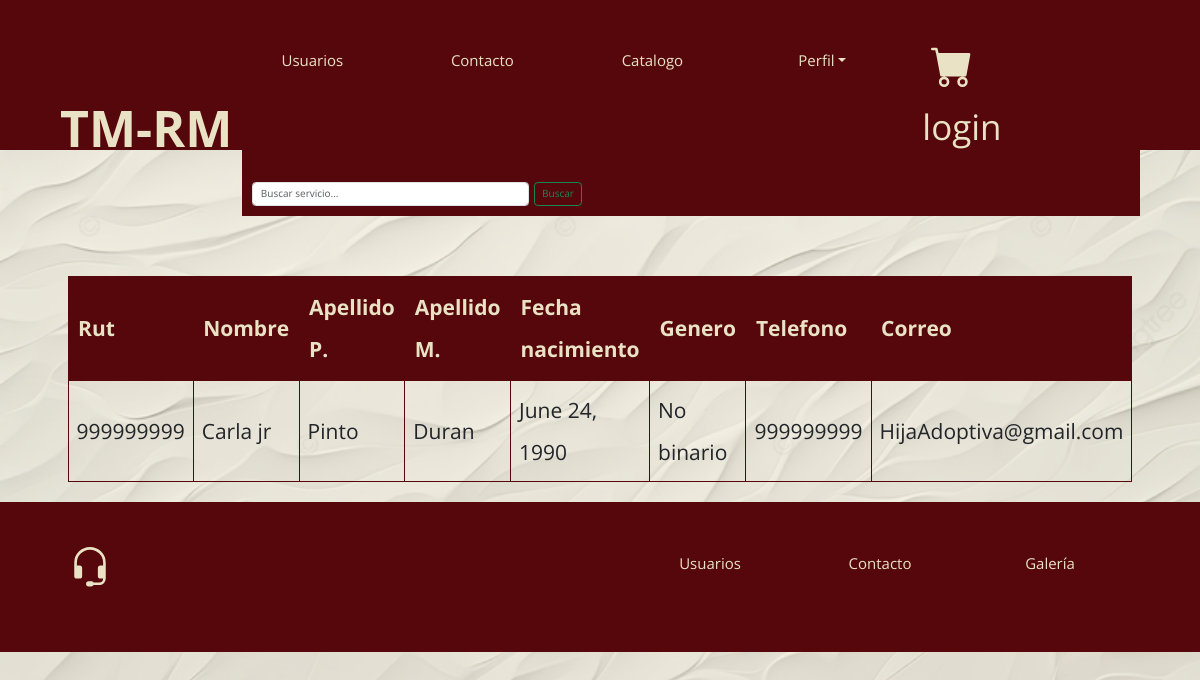
The page /noticias on the database as committed earlier.
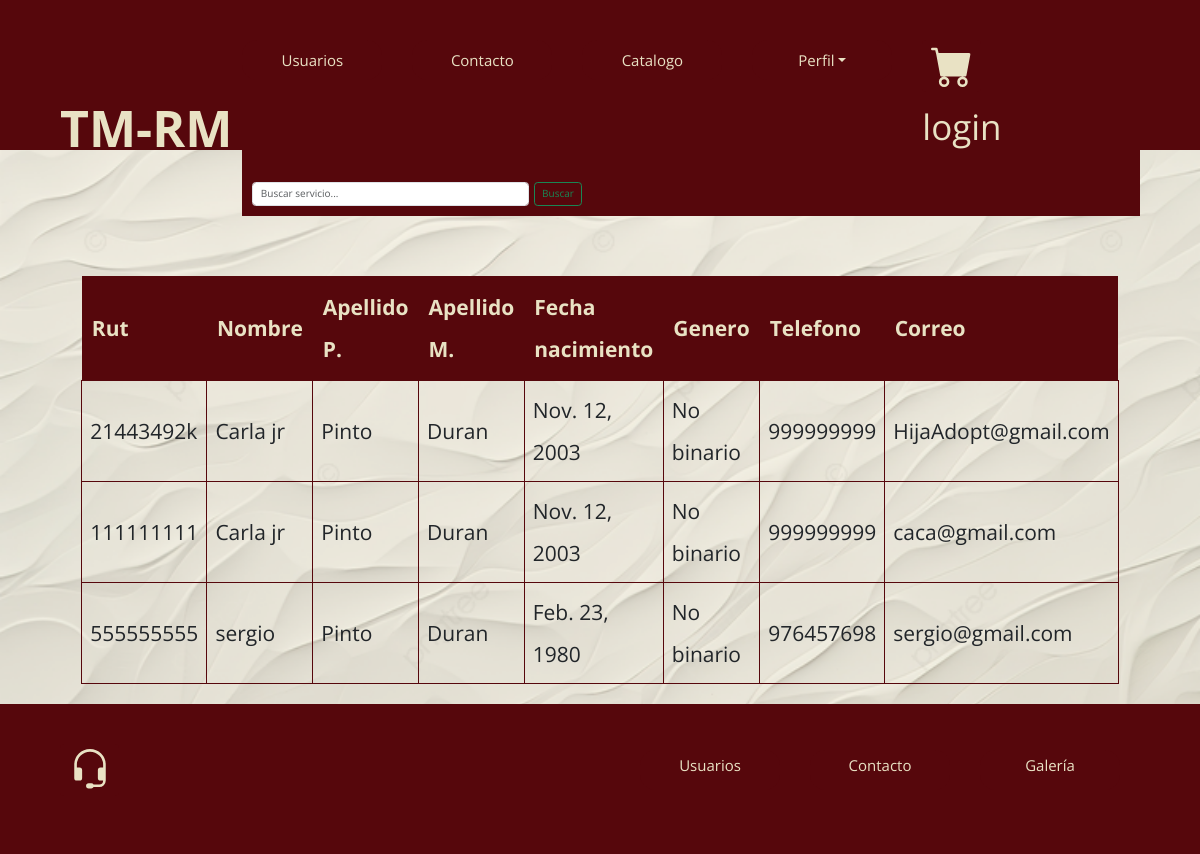
The same page on the database as committed later.
### taller1/models.py (models this page shows, shortened)
class Usuario(models.Model):
    rut = models.CharField(primary_key=True, max_length=10)
    nombre = models.CharField(max_length=20)
    apellido_paterno = models.CharField(max_length=20)
    apellido_materno = models.CharField(max_length=20)
    fecha_nacimiento = models.DateField(blank=False, null=False)
    id_genero = models.ForeignKey(Genero, on_delete=models.CASCADE, db_column='idGenero')
    telefono = models.CharField(max_length=45)
    email = models.EmailField(unique=True, max_length=100, blank=True, null=True)

class Genero(models.Model):
    id_genero = models.AutoField(db_column='idGenero', primary_key=True)
    genero = models.CharField(max_length=20, blank=False, null=False)
    def __str__(self):
        return self.genero

### taller1/views.py (the view)
# urls.py: path('noticias', views.noticias, name='noticias'),
def noticias(request):
    Usuarios= Usuario.objects.all()
    context = {"Usuarios":Usuarios}
    return render(request, 'taller1/noticias.html', context)

### taller1/templates/taller1/noticias.html (shortened to what this page needs)
{% extends 'taller1/base.html' %}
{% load static %}
{% block content %}
<div style="text-align: center;">
    <h1 class="subtitulo">Listado De Usuario</h1><br>
<div class="contenedor_listado">
    <table class="tabla_listado centrar-texto">
        <thead class="cabeza_tabla">
            <tr>
                <th>Rut</th>
                <th>Nombre</th>
                <th>Apellido P.</th>
                <th>Apellido M.</th>
                <th>Fecha nacimiento</th>
                <th>Genero</th>
                <th>Telefono</th>
                <th>Correo</th>
            </tr>
        </thead>
        <tbody class="cuerpo_tabla">
            {% for x in Usuarios %}
                <tr>
                    <td>{{ x.rut }}</td>
                    <td>{{ x.nombre }}</td>
                    <td>{{ x.apellido_paterno }}</td>
                    <td>{{x.apellido_materno}}</td>
                    <td>{{x.fecha_nacimiento}}</td>
                    <td>{{x.id_genero}}</td>
                    <td>{{x.telefono}}</td>
                    <td>{{x.email}}</td>
                </tr>
            {% endfor %}
        </tbody>
    </table>
</div>
</div>
{% endblock %}

Rows that differ between the two databases and show on the page:
removed Usuario: rut "999999999", nombre "Carla jr", apellido_paterno "Pinto", apellido_materno "Duran", fecha_nacimiento "June 24, 1990", id_genero "No binario", telefono "999999999", email "HijaAdoptiva@gmail.com"
added Usuario: rut "21443492k", nombre "Carla jr", apellido_paterno "Pinto", apellido_materno "Duran", fecha_nacimiento "Nov. 12, 2003", id_genero "No binario", telefono "999999999", email "HijaAdopt@gmail.com"
added Usuario: rut "111111111", nombre "Carla jr", apellido_paterno "Pinto", apellido_materno "Duran", fecha_nacimiento "Nov. 12, 2003", id_genero "No binario", telefono "999999999", email "caca@gmail.com"
added Usuario: rut "555555555", nombre "sergio", apellido_paterno "Pinto", apellido_materno "Duran", fecha_nacimiento "Feb. 23, 1980", id_genero "No binario", telefono "976457698", email "sergio@gmail.com"
